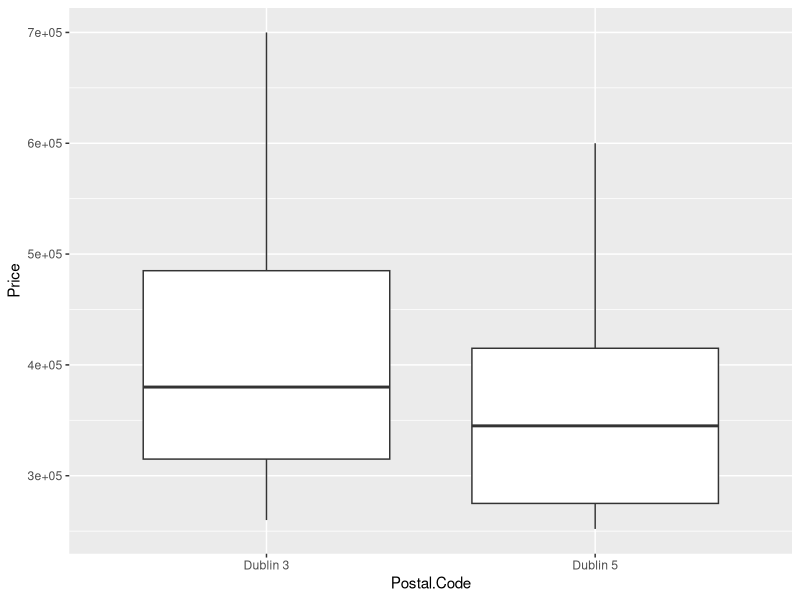

This chart was generated by the following R code:
library(gmodels)
library(ggplot2)

data <- read.csv("data/PPR-2014-Dublin_cleaned.csv", stringsAsFactors=FALSE)
str(data)

names(data) <- c('Date.of.Sale','Address','Postal.Code','County','Price','Not.Full.Market.Price','VAT.Exclusive','Description.of.Property','Property.Size.Description')

data$Postal.Code <- as.factor(data$Postal.Code)
data$County <- as.factor(data$County)

data$Description.of.Property <- as.factor(data$Description.of.Property)
data$Property.Size.Description <- as.factor(data$Property.Size.Description)
data$VAT.Exclusive <- as.factor(data$VAT.Exclusive)
data$Not.Full.Market.Price <- as.factor(data$Not.Full.Market.Price)

str(data)

postcode_by_price_range<- function(postcode, price_range) {
    subset(data, Postal.Code == postcode & Price %in% price_range)
}


price_range <- 250000:700000
post_codes <- c('Dublin 3', 'Dublin 5')

data.subset <- subset(data, Price %in% price_range & Postal.Code %in% post_codes)

jpeg("boxplot.jpg")
ggplot(data.subset, aes(Postal.Code, Price)) + geom_boxplot()
dev.off();
